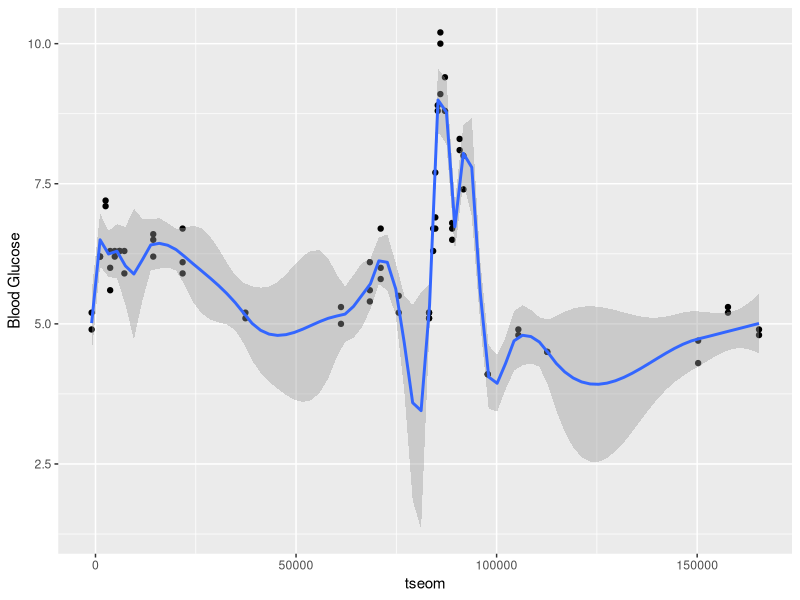
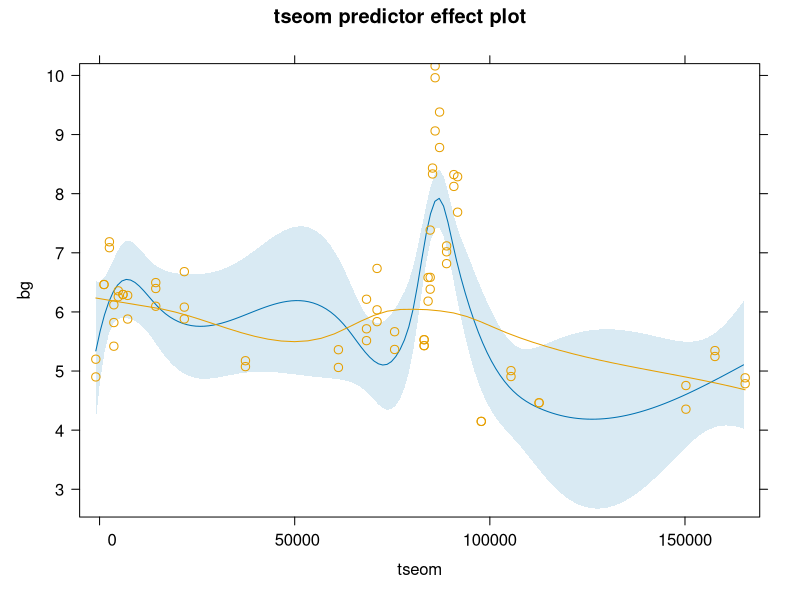
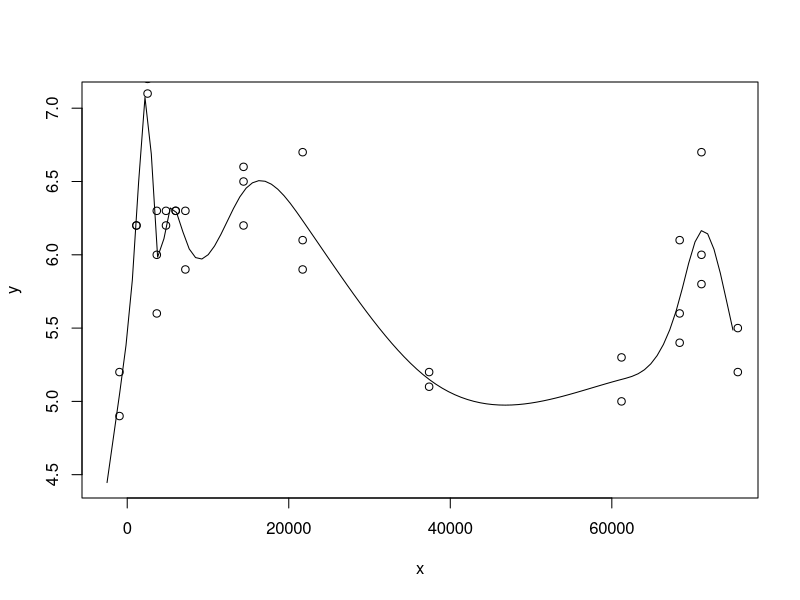
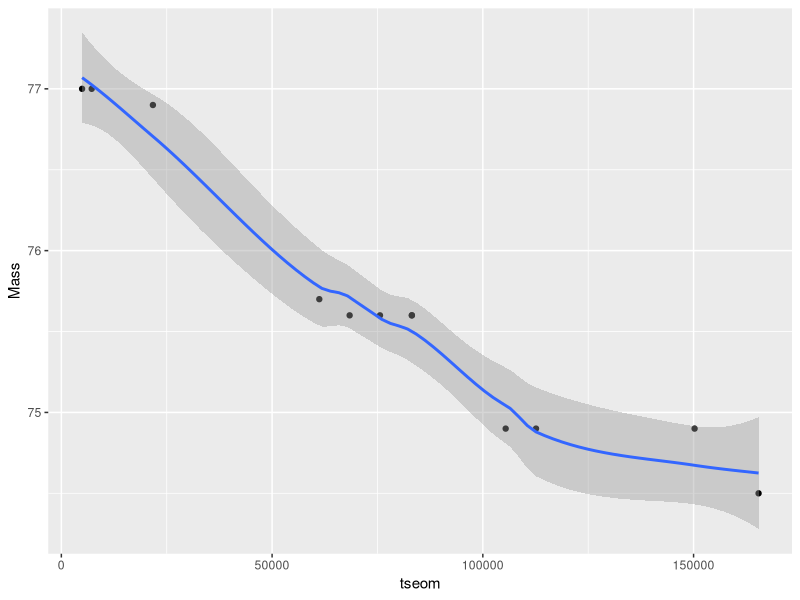
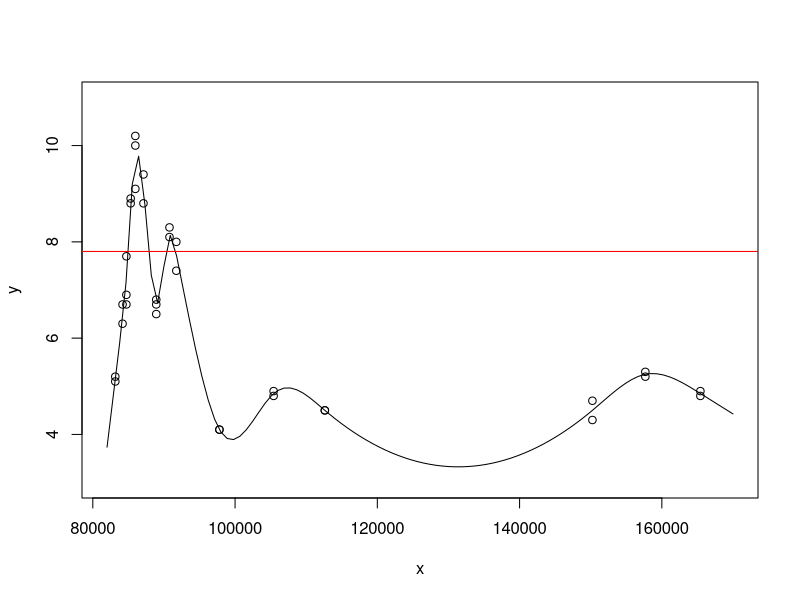

Reproduce these figures in R, in order. (Note: this script raises an error after producing the figures.)
library(readr)
library(ggplot2)
library(splines)

feed <- read_delim(here::here("Fast_2x24h_OGTT_study/Copy of feeding.csv"), 
                              ";", escape_double = FALSE, trim_ws = TRUE,locale=locale(decimal_mark = ","))
# View(Copy_of_feeding)

feed <- as.data.frame(feed)

feed$tseom <- as.numeric(as.POSIXct( feed[,1], format = "%Y.%m.%d %H:%M") - as.POSIXct( feed[8,1], format = "%Y.%m.%d %H:%M"))
feed$tseom <- feed$tseom + 1140

ggplot( feed[feed$tseom > -3000 & is.na(feed$`Blood Glucose`) == FALSE,], aes(x = tseom, y = `Blood Glucose`)) +
  geom_point() +
  geom_smooth(formula=y~x,method='loess',span=.15)

feed$bg <- feed$`Blood Glucose`
mod <- lm( bg ~ ns(tseom, df = 8), feed)

plot(effects::predictorEffects(mod, residuals = TRUE))

f2 <- feed[complete.cases(feed[,c(9,10)]) == TRUE & feed$Period == 1,]

x <- seq(-2500,75000,length.out = 100)

y <- predict(smooth.spline( f2$bg ~ f2$tseom),x= x)$y

plot(x,y,type='l')
points(f2$tseom,f2$`Blood Glucose`)

ggplot( feed[is.na(feed$Mass) == FALSE & feed$tseom > 0,], 
        aes(x = tseom, y = Mass)) +
  geom_point() +
  geom_smooth(formula=y~x,method='loess',span=.8)

f3 <- feed[complete.cases(feed[,c(9,10)]) == TRUE & feed$Period == 2,]

x <- seq(82000,170000,length.out = 100)

y <- predict(smooth.spline( f3$bg ~ f3$tseom),x= x)$y

plot(x,y,type='l', ylim = c(3,11))
points(f3$tseom,f3$`Blood Glucose`)
abline(h=7.8, col = 'red') # https://www.ncbi.nlm.nih.gov/pmc/articles/PMC4749644/ Nem jó a finger prick

feed$tseom[feed$Period == 2] <- feed$tseom[feed$Period == 2] - feed$tseom[feed$Period == 2][1]



feed$tseom <- feed$tseom / 3600
feed[feed$tseom > -10 ,] %>%
  .[is.na(.$`Blood Glucose`) == FALSE,] %>%
    .[.$Period != 2,] %>%
ggplot( ., aes(x = tseom, y = `Blood Glucose`, group = Period, color = Period)) +
  geom_point() +
  stat_summary(aes(y = `Blood Glucose`), fun=mean, colour="grey70", geom="line", size = 1,  linetype = 'dashed') +
  geom_hline(yintercept = 3.5) +
  geom_hline(yintercept = 11) +
  xlab("Time since the end of meal (hours)")
